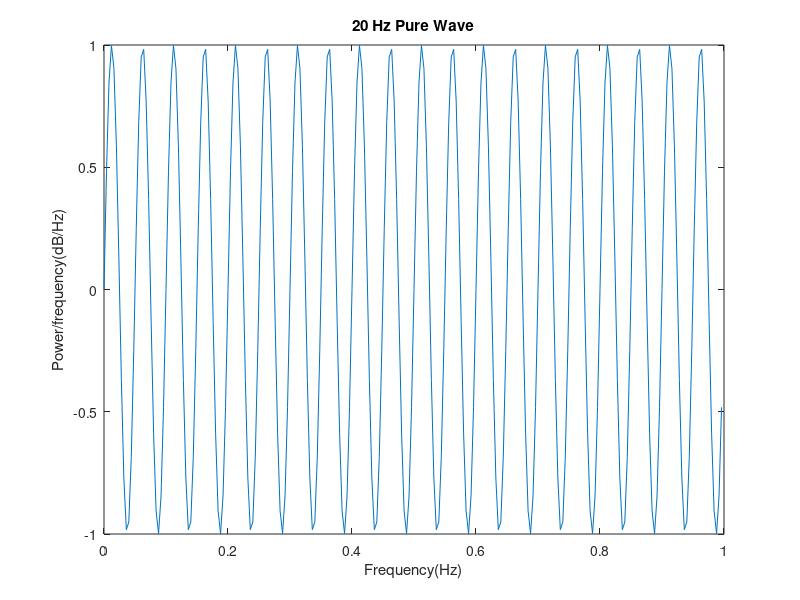

The MATLAB source for this figure: (Note: this script raises an error after producing the figure.)
clear
clc
% 
t = (0:60*250)/250;
x = sin(2*pi*20*t);
figure(1);
plot(t(1:250),x(1:250));
ylabel('Power/frequency(dB/Hz)')
xlabel('Frequency(Hz)')
title('20 Hz Pure Wave')
% Question 1: I see 20 periods, seems to be consistent. (1/250) s/sample * 250 = 1 second
figure(2)
pmtm(x, 5, [], 250);
figure(3)


% Question 2: The value at 20 Hz is at 5.1 dB/Hz, the value at 60hz is about  -177 hz. It is 1.7 *10^18 smaller

mtspecgram(x, 250, 40, 4);
figure(4);
% 
audio1 = audioplayer(x, 1000);
play(audio1);
% question 3: it plays for 15 seconds, not 60. Its consistent when you factor in sampling rate difference

audio2 = audioplayer(x, 2000);
play(audio2);

audio3 = audioplayer(x, 4000);
play(audio3);

audio4 = audioplayer(x, 8000);
play(audio4);

f = 10 + 10*exp(-t/60);
y = sin(2*pi*f.*t);
pmtm(f, 5, [], 250);
figure(5);
mtspecgram(f, 250, 40, 4);
% question 4: difference is that the varying frequency signal had more power at 1 hz, whereas the 20Hz pure tone had more power at 20 Hz
% 
% 
violin_sample = audioread('violin.wav');
audio04 = audioplayer(violin_sample, 32000);
play(audio04);
figure(6);
pmtm(violin_sample, 5, [], 32000);
figure(7);
mtspecgram(violin_sample, 32000, 8000, .04);
% question 6: the spectrogram shows the frequency at each second. The violin is playing multiple frequencies at the same time.
% 
% 
speech_sample = audioread('speech.wav');
audio5 = audioplayer(speech_sample, 16000);
play(audio5);
figure(8);
pmtm(speech_sample, 5, [], 16000);
figure(9);
mtspecgram(speech_sample, 16000, 8000, .04);
% question 7: The speech spectogram showed that the voice frequency changed more fluidly whereas the violin frequencies changed more abruptly.


load bat.mat
figure(10); % question 8
%question 9: from the graph in temporal spectrum it seems that the range
%that is significant is from 95 to 400 hz
plot(bat_chirp)
figure(11);
mtspecgram(bat_chirp, 143000, 71500, .00035); %question 10
% 
% question 11: the bat's chirp is at a higher pitch. it sweeps a wider range
% 
batchirp= audioplayer(bat_chirp, 1430);
play(batchirp)
